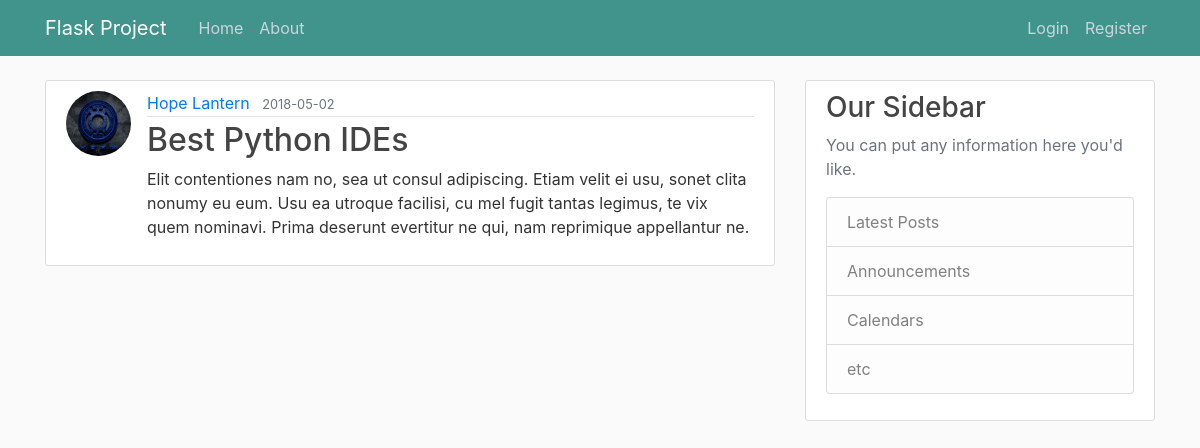
Page /post/7 on the committed database.
### flaskproject/models.py (models this page shows, shortened)
class User(db.Model, UserMixin):
    id = db.Column(db.Integer, primary_key=True)
    username = db.Column(db.String(20), unique=True, nullable=False)
    email = db.Column(db.String(120), unique=True, nullable=False)
    image_file = db.Column(db.String(20), nullable=False,
                           default='default.jpg')
    password = db.Column(db.String(20), nullable=False)
    posts = db.relationship('Post', backref='author', lazy=True)

class Post(db.Model):
    id = db.Column(db.Integer, primary_key=True)
    title = db.Column(db.String(100), nullable=False)
    date_posted = db.Column(db.DateTime, nullable=False,
                            default=datetime.utcnow)
    content = db.Column(db.Text, nullable=False)
    user_id = db.Column(db.Integer, db.ForeignKey('user.id'), nullable=False)

### flaskproject/routes.py (the view)
@app.route("/post/<int:post_id>")
def post(post_id):
    post = Post.query.get_or_404(post_id)
    return render_template('post.html', title=post.title, post=post)

### flaskproject/templates/post.html (shortened to what this page needs)
{% extends 'layout.html' %}
{% block content %}
      <article class="media content-section">
        <img class="rounded-circle article-img" src="{{ url_for('static',filename='profile_pics/' + post.author.image_file) }}">
        <div class="media-body">
          <div class="article-metadata">
            <a class="mr-2" href="{{ url_for('user_posts', username=post.author.username) }}">{{ post.author.username }}</a>
            <small class="text-muted">{{ post.date_posted.strftime('%Y-%m-%d') }}</small>
          </div>
          <h2 class="article-title">{{ post.title }}</h2>
          <p class="article-content">{{ post.content }}</p>
        </div>
      </article>
{% endblock content %}

### flaskproject/static/main.css (style rules this page uses)
body { background: #fafafa; color: #333333; margin-top: 5rem; }
h1, h2, h3, h4, h5, h6 { color: #444444; }
.content-section { background: #ffffff; padding: 10px 20px; border: 1px solid #dddddd ; border-radius: 3px; margin-bottom: 20px; }
.article-title { color: #444444; }
.article-content { white-space: pre-line; }
.article-img { height: 65px; width: 65px; margin-right: 16px; }
.article-metadata { padding-bottom: 1px; margin-bottom: 4px; border-bottom: 1px solid #e3e3e3 }

### rows in the picture
User: image_file (picture), author.username "Hope Lantern"
Post: date_posted "2018-05-02", title "Best Python IDEs", content "Elit contentiones nam no, sea ut consul adipiscing. Etiam velit ei usu, sonet clita nonumy eu eum. Usu ea utroque facilisi, cu mel fugit tantas legimus, te vix quem nominavi. Prima deserunt evertitur ne qui, nam reprimique appellantur ne."
